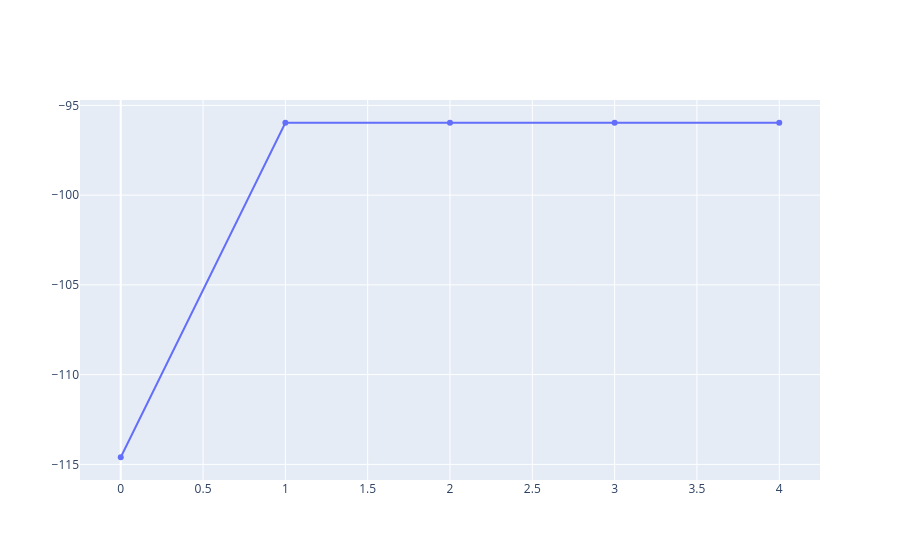

The code cell stored with this chart in its notebook:
### Code cell
fig = go.Figure()
fig.add_trace(go.Scatter(x=list(range(n)), y=ll_estimates, name="Log likelyhoods"))
fig.show()

### Figure 1 — Plotly figure (JSON) as saved in the notebook; plotly's stock layout.template omitted (floating-point values rounded to 4 significant figures)
{"data": [{"name": "Log likelyhoods", "type": "scatter", "x": [0, 1, 2, 3, 4, 5], "y": [-114.6, -95.97, -95.97, -95.97, -95.97]}], "layout": {}}
